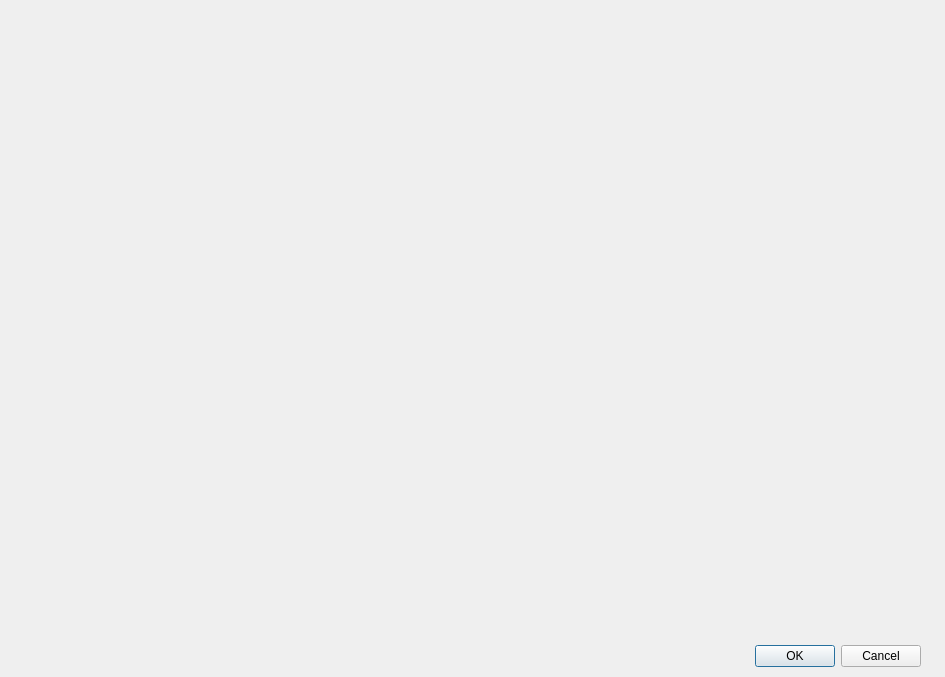
<?xml version="1.0" encoding="UTF-8"?>
<ui version="4.0">
 <class>derogationDialogBase</class>
 <widget class="QDialog" name="derogationDialogBase">
  <property name="geometry">
   <rect>
    <x>0</x>
    <y>0</y>
    <width>945</width>
    <height>677</height>
   </rect>
  </property>
  <property name="windowTitle">
   <string>MINI_PROJET_DEROGATION</string>
  </property>
  <widget class="QDialogButtonBox" name="button_box">
   <property name="geometry">
    <rect>
     <x>750</x>
     <y>640</y>
     <width>171</width>
     <height>32</height>
    </rect>
   </property>
   <property name="orientation">
    <enum>Qt::Horizontal</enum>
   </property>
   <property name="standardButtons">
    <set>QDialogButtonBox::Cancel|QDialogButtonBox::Ok</set>
   </property>
  </widget>
  <widget class="QWidget" name="widget" native="true">
   <property name="geometry">
    <rect>
     <x>20</x>
     <y>290</y>
     <width>591</width>
     <height>361</height>
    </rect>
   </property>
  </widget>
 </widget>
 <resources/>
 <connections/>
</ui>
